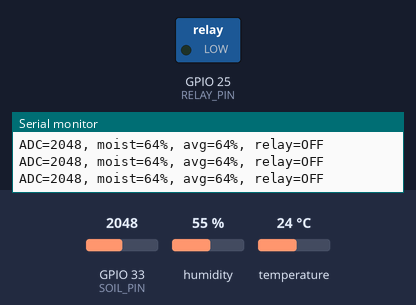
This sketch was run on a simulated ESP32. Shown: switched loads named in the sketch (green lamp = pin HIGH), the last lines printed to the serial monitor. The test bench sets the inputs (shaded band); at power-on: GPIO 33 (SOIL_PIN) = 2048, humidity 55 %, temperature 24 °C. WiFi joins after 1.5 s; servers stay silent unless stated; uploads are accepted with an empty reply; storage starts empty.

Above: at 3.7 s.
3.8 s: GPIO 33 (SOIL_PIN) set to 2599
6.7 s: GPIO 33 (SOIL_PIN) set to 2696
At 8.0 s:
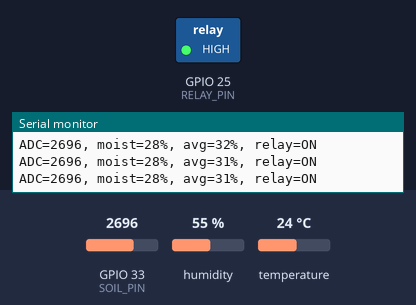
8.3 s: GPIO 33 (SOIL_PIN) set to 2047
At 9.0 s:
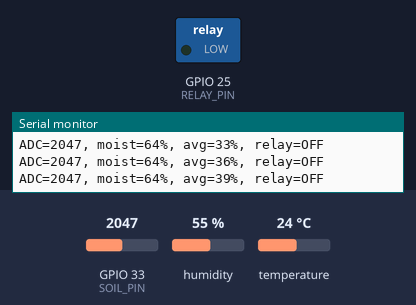
9.9 s: GPIO 33 (SOIL_PIN) set to 2866
At 10.5 s:
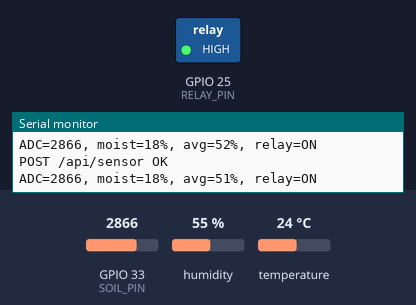
Timing chart, 0 to 12.5 s (numbered marks = the images above; inputs shaded):
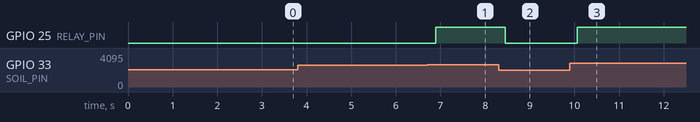

Measured:
- the behaviour switches between 2660 and 2661 on GPIO 33 (SOIL_PIN) (found by bisection; images 0 and 1)
- after the input at 6.7 s, GPIO 25 (RELAY_PIN): LOW → HIGH after 0.20 s
- after the input at 8.3 s, GPIO 25 (RELAY_PIN): HIGH → LOW after 0.15 s
- after the input at 9.9 s, GPIO 25 (RELAY_PIN): LOW → HIGH after 0.16 s

The sketch:

firmware.ino
```cpp
#include <WiFi.h>
#include <HTTPClient.h>
#include <ArduinoJson.h>
#include <FS.h>
#include <LittleFS.h>
#include "DHT.h"

// Copy config.example.h to config.h and fill your credentials
#include "config.h"

// Pins
#define DHTPIN 4
#define DHTTYPE DHT11
const int SOIL_PIN = 33;
const int RELAY_PIN = 25;

// Calibration (adjust after your tests)
const int AIR_VALUE = 3200;   // dry
const int WATER_VALUE = 1400; // wet

// Hysteresis thresholds and timing (to prevent relay chattering)
const int MOISTURE_ON_THRESHOLD = 30;   // turn ON below this (dry)
const int MOISTURE_OFF_THRESHOLD = 40;  // turn OFF above this (rewet)
const unsigned long MIN_RELAY_CYCLE_MS = 1000UL; // basic debounce between toggles
const unsigned long MIN_ON_MS = 5000UL;  // minimum time to keep pump ON
const unsigned long MIN_OFF_MS = 3000UL; // minimum time to keep pump OFF

// Sliding window
const int WINDOW_SIZE = 10;
int windowBuf[WINDOW_SIZE];
int wIdx = 0, wCount = 0;

// Relay state
bool relayOn = false;
unsigned long lastRelayChange = 0;
unsigned long lastOnTime = 0;
unsigned long lastOffTime = 0;

// WiFi reconnect
unsigned long lastWiFiAttempt = 0;
const unsigned long WIFI_RETRY_MS = 10000;
bool wifiWasConnected = false;

// DHT
DHT dht(DHTPIN, DHTTYPE);

// Queue
const char* QUEUE_FILE = "/queue.jsonl";

String backendBase() {
  String url = String("http://") + BACKEND_HOST + ":" + BACKEND_PORT;
  return url;
}

void ensureFS() {
  if (!LittleFS.begin(true)) {
    Serial.println("LittleFS mount failed; queue disabled");
  }
}

void enqueueSnapshot(const String& line) {
  File f = LittleFS.open(QUEUE_FILE, FILE_APPEND);
  if (!f) {
    Serial.println("Queue open failed");
    return;
  }
  f.println(line);
  f.close();
}

void trySyncQueue() {
  if (!LittleFS.exists(QUEUE_FILE)) return;
  File f = LittleFS.open(QUEUE_FILE, FILE_READ);
  if (!f) return;

  // Build JSON array for /api/sync
  DynamicJsonDocument doc(65536);
  JsonArray arr = doc.to<JsonArray>();

  while (f.available()) {
    String line = f.readStringUntil('\n');
    if (line.length() < 2) continue;
    DynamicJsonDocument d(2048);
    DeserializationError err = deserializeJson(d, line);
    if (!err) arr.add(d);
  }
  f.close();

  if (arr.size() == 0) return;

  String payload;
  serializeJson(arr, payload);

  HTTPClient http;
  String url = backendBase() + "/api/sync";
  http.begin(url);
  http.addHeader("Content-Type", "application/json");
  http.addHeader("X-Device-Token", DEVICE_TOKEN);
  int code = http.POST(payload);
  if (code == 200) {
    Serial.println("Queue synced, clearing");
    LittleFS.remove(QUEUE_FILE);
  } else {
    Serial.printf("Queue sync failed: %d\n", code);
  }
  http.end();
}

int moisturePercentFromAdc(int adc) {
  long m = map(adc, AIR_VALUE, WATER_VALUE, 0, 100);
  if (m < 0) m = 0; if (m > 100) m = 100;
  return (int)m;
}

int slidingAvg(int v) {
  windowBuf[wIdx] = v; wIdx = (wIdx + 1) % WINDOW_SIZE; if (wCount < WINDOW_SIZE) wCount++;
  long sum = 0; for (int i = 0; i < wCount; ++i) sum += windowBuf[i];
  return (int)(sum / (wCount > 0 ? wCount : 1));
}

// Read soil ADC with simple noise reduction (5 samples, drop min/max)
int readSoilADC() {
  const int N = 5;
  int samples[N];
  for (int i = 0; i < N; i++) { samples[i] = analogRead(SOIL_PIN); delay(5); }
  int sum = 0, minv = 4095, maxv = 0;
  for (int i = 0; i < N; i++) { int s = samples[i]; sum += s; if (s < minv) minv = s; if (s > maxv) maxv = s; }
  return (sum - minv - maxv) / (N - 2);
}

void setRelay(bool on) {
  unsigned long now = millis();
  if (relayOn == on) return;
  if (now - lastRelayChange < MIN_RELAY_CYCLE_MS) return; // protect relay
  relayOn = on; lastRelayChange = now;
  if (relayOn) lastOnTime = now; else lastOffTime = now;
  digitalWrite(RELAY_PIN, relayOn ? HIGH : LOW);
}

void postSnapshot(JsonObject obj) {
  String payload; serializeJson(obj, payload);

  HTTPClient http;
  String url = backendBase() + "/api/sensor";
  http.begin(url);
  http.addHeader("Content-Type", "application/json");
  http.addHeader("X-Device-Token", DEVICE_TOKEN);
  int code = http.POST(payload);
  if (code == 200) {
    Serial.println("POST /api/sensor OK");
  } else {
    Serial.printf("POST failed (%d), enqueueing...\n", code);
    enqueueSnapshot(payload);
  }
  http.end();
}

void pollControl() {
  HTTPClient http;
  String url = backendBase() + "/api/control?device=" + DEVICE_ID;
  http.begin(url);
  int code = http.GET();
  if (code == 200) {
    String body = http.getString();
    // Minimal example: expect {"force_relay": true|false} if present
    DynamicJsonDocument d(1024);
    if (deserializeJson(d, body) == DeserializationError::Ok) {
      if (d.containsKey("force_relay")) {
        bool fr = d["force_relay"].as<bool>();
        setRelay(fr);
        Serial.printf("Control: force_relay=%s\n", fr ? "true" : "false");
      }
    }
  }
  http.end();
}

void setup() {
  Serial.begin(115200);
  delay(1000);
  Serial.println("\nBooting rule-based firmware...");

pinMode(RELAY_PIN, OUTPUT);
digitalWrite(RELAY_PIN, LOW); // off
lastOffTime = millis();
lastRelayChange = millis();

dht.begin();
ensureFS();

  WiFi.mode(WIFI_STA);
  WiFi.begin(WIFI_SSID, WIFI_PASSWORD);
  Serial.printf("Connecting to WiFi %s", WIFI_SSID);
  int retries = 0;
  while (WiFi.status() != WL_CONNECTED && retries < 60) {
    delay(500); Serial.print("."); retries++;
  }
  Serial.println();
  if (WiFi.status() == WL_CONNECTED) {
    wifiWasConnected = true;
    Serial.print("WiFi OK. IP: "); Serial.println(WiFi.localIP());
  } else {
    wifiWasConnected = false;
    Serial.println("WiFi not connected; will operate offline and queue");
  }
}

unsigned long lastPost = 0;
unsigned long lastControlPoll = 0;

void loop() {
  // WiFi reconnect logic
  unsigned long now = millis();
  if (WiFi.status() != WL_CONNECTED && (now - lastWiFiAttempt > WIFI_RETRY_MS)) {
    lastWiFiAttempt = now;
    Serial.print("Reconnecting WiFi...");
    WiFi.disconnect();
    WiFi.begin(WIFI_SSID, WIFI_PASSWORD);
  }
  if (WiFi.status() == WL_CONNECTED && !wifiWasConnected) {
    wifiWasConnected = true;
    Serial.print("WiFi OK. IP: "); Serial.println(WiFi.localIP());
    // Attempt to sync any queued data once connected
    trySyncQueue();
  }
  if (WiFi.status() != WL_CONNECTED && wifiWasConnected) {
    wifiWasConnected = false;
    Serial.println("WiFi lost; offline mode");
  }

// Read sensors (noise-reduced ADC)
int adc = readSoilADC();
int moisture = moisturePercentFromAdc(adc);
int avgMoisture = slidingAvg(moisture);
float humidity = dht.readHumidity();
float tempC = dht.readTemperature();

// Simple condition: relay ON only when instantaneous moisture < 30%
bool desired = (moisture < 30);
setRelay(desired);

  // Build snapshot
  DynamicJsonDocument doc(1024);
  JsonObject snap = doc.to<JsonObject>();
  snap["device_id"] = DEVICE_ID;
  snap["zone"] = DEVICE_ZONE;
  snap["ts"] = (long long) (millis());
  snap["soil_adc"] = adc;
  snap["soil_moisture_pct"] = moisture;
  snap["soil_avg_pct"] = avgMoisture;
  if (!isnan(humidity)) snap["humidity_pct"] = humidity;
  if (!isnan(tempC)) snap["temp_c"] = tempC;
  snap["relay_state"] = relayOn ? 1 : 0;

  // Periodic POST and queue sync every ~5s if connected
  unsigned long now2 = millis();
  if (WiFi.status() == WL_CONNECTED) {
    if (now2 - lastPost > 5000) { lastPost = now2; postSnapshot(snap); trySyncQueue(); }
    if (now2 - lastControlPoll > 7000) { lastControlPoll = now2; pollControl(); }
  } else {
    // If offline, just queue locally every ~10s
    if (now2 - lastPost > 10000) { lastPost = now2; String line; serializeJson(snap, line); enqueueSnapshot(line); }
  }

  // Debug
  Serial.printf("ADC=%d, moist=%d%%, avg=%d%%, relay=%s\n", adc, moisture, avgMoisture, relayOn?"ON":"OFF");

  delay(200); // more responsive (<1s) reaction time
}
```

config.example.h
```cpp
#define WIFI_SSID "rohanph"
#define WIFI_PASSWORD "12345678"

// Backend endpoint (use your PC's LAN IP when testing locally)
#define BACKEND_HOST "192.168.1.100"
#define BACKEND_PORT 5000

// Device identity and auth (token validated by backend)
#define DEVICE_ID "esp32-devkitv1-01"
#define DEVICE_ZONE "zone-1"
#define DEVICE_TOKEN "replace_with_device_token"
```
